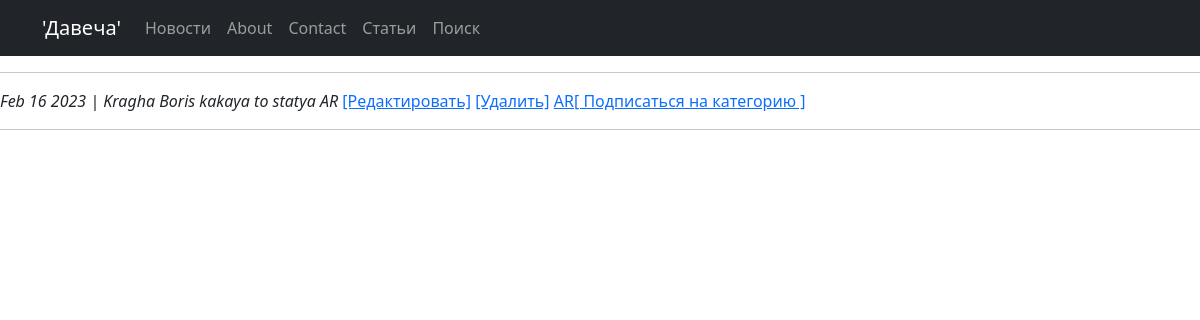
The page /news/2 on the database its author committed.
### news/models.py (models this page shows, shortened)
class Post(models.Model):
  avthor = models.ForeignKey(Avthor, on_delete=models.CASCADE)
  NEWS ='NW'
  ARTICLE = 'AR'
  CATEGORY_CHOICES=(
      (NEWS, 'Новости'),
      (ARTICLE, 'Статьи'),
  )
  categoryType = models.CharField(Category,max_length=2, choices=CATEGORY_CHOICES, default=ARTICLE)
  dateCreation = models.DateTimeField(auto_now_add=True)
  dateCreation.editable = True
  PostCategory = models.ManyToManyField(Category, through='PostCategory')
  title = models.CharField(max_length=128)
  text = models.TextField()
  rating = models.SmallIntegerField(default=0)

class Avthor(models.Model):
    avthorUser = models.OneToOneField(User, on_delete=models.CASCADE)
    ratingAvthor = models.SmallIntegerField(default=0)
    def __str__(self):
     return f'{self.avthorUser}'

### news/views.py (the view)
# urls.py: path('<int:pk>', ArticleList.as_view(), name='article'),
class ArticleList(DetailView):
    queryset = Post.objects.all()
    template_name = 'article.html'
    context_object_name = 'news'

### templates/article.html (shortened to what this page needs)
{% extends 'default.html' %}
{% block content %}
    <i>{{ news.dateCreation|date:'M d Y' }} |
    {{ news.title|truncatechars:50  }}
    {{ news.avthor}}
    {{ news.text}}
    {{ news.categoryType}}</i>
    <a href="{% url 'edit' news.id %}">[Редактировать]</a>
    <a href="{% url 'delete' news.id %}">[Удалить]</a>
    <a href="{% url 'subscribed' news.id %}">{{ news.categoryType}}[ Подписаться на категорию  ]</a>
    <hr>
{% endblock content %}

### rows shown on the page
Post: dateCreation "Feb 16 2023", title "Kragha", avthor "Boris", text "kakaya to statya", categoryType "AR"
